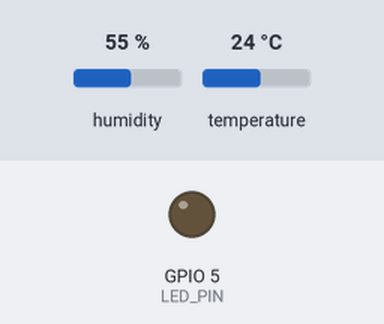
Simulated run of this sketch. Board: ESP32. On the bench: output pins drawn as LEDs (lit = HIGH). The test bench sets the inputs (shaded band); at power-on: humidity 55 %, temperature 24 °C. WiFi joins after 1.5 s; servers stay silent unless stated; random numbers use the default seed unless the sketch sets one; no MQTT or app messages arrive unless stated; what the sketch prints to the serial monitor is not drawn.

Above: at 0.0 s.
At 1.6 s:
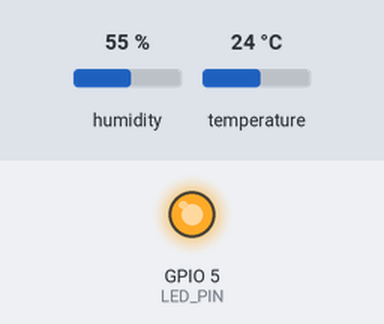
Timing chart, 0 to 3.1 s (numbered marks = the images above):
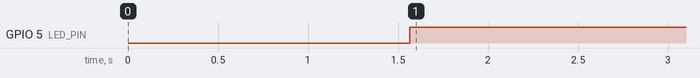

Measured:
- by itself, GPIO 5 (LED_PIN): LOW → HIGH at 1.6 s

The sketch:

MQTT.ino
```cpp
#include <WiFi.h>
#include <PubSubClient.h>
#include <DHT.h>
#include <ArduinoJson.h>
StaticJsonDocument<200> doc;

const int DHT_PIN = 25;
const int LED_PIN = 5; // Menggunakan pin 5 untuk mengendalikan LED
const char* ssid = "P"; ///  wifi ssid
const char* password = "juarasatu";
const char* mqtt_server = "192.168.27.179";// mosquitto server url

DHT sensor_dht(DHT_PIN,DHT22);
WiFiClient espClient;
PubSubClient client(espClient);
unsigned long lastMsg = 0;
float temp = 0;
float hum = 0;

void setup_wifi() {
  delay(10);
  Serial.println();
  Serial.print("Wifi terkoneksi ke : ");
  Serial.println(ssid);

  WiFi.mode(WIFI_STA);
  WiFi.begin(ssid, password);

  while (WiFi.status() != WL_CONNECTED) {
    delay(500);
    Serial.print(".");
  }

  randomSeed(micros());

  Serial.println("");
  Serial.println("WiFi berhasil terkoneksi");
  Serial.print("Alamat IP : ");
  Serial.println(WiFi.localIP());
}
void callback(char* topic, byte* payload, unsigned int length) {
  Serial.print("Message arrived [");
  Serial.print(topic);
  Serial.print("] ");
  for (int i = 0; i < length; i++) {
    Serial.print((char)payload[i]);
  }}
void reconnect() {
  while (!client.connected()) {
    Serial.print("Baru melakukan koneksi MQTT ...");
    String clientId = "ESP32Client-";
    clientId += String(random(0xffff), HEX);
    // Serial.print(clientId);
    if (client.connect(clientId.c_str())) {
      Serial.println("Connected");
      digitalWrite(LED_PIN, HIGH);
    } else {
      Serial.print("failed, rc=");
      Serial.print(client.state());
      Serial.println(" try again in 5 seconds");
      delay(5000);
    }}
}
void setup() {
  //pinMode(2, OUTPUT);
  Serial.begin(115200);
  sensor_dht.begin();
  setup_wifi();
  client.setServer(mqtt_server, 1883);
  client.setCallback(callback);
  pinMode(LED_PIN, OUTPUT); // Inisialisasi pin LED sebagai output
  digitalWrite(LED_PIN, LOW); // Matikan LED secara default
}
void loop() {
  if (!client.connected()) {
    digitalWrite(LED_PIN, LOW);
    reconnect();
  }
  client.loop();

  unsigned long now = millis();
  if (now - lastMsg > 2000) { //perintah publish data
    lastMsg = now;

    float temp = sensor_dht.readTemperature();
    float hum = sensor_dht.readHumidity();

    doc["Temperature"] = temp;
    doc["Humidity"] = hum;
    String jsonString;
    serializeJson(doc, jsonString);
    char charArray[jsonString.length() + 1]; // Add one for null terminator
    jsonString.toCharArray(charArray, jsonString.length() + 1);
    client.publish("/input_data", charArray);   // publish hum topic /ThinkIOT/hum

    Serial.print("Temperature: ");
    Serial.println(temp);
    Serial.print("Humidity: ");
    Serial.println(hum);

    delay(2000);
  }
}
```
